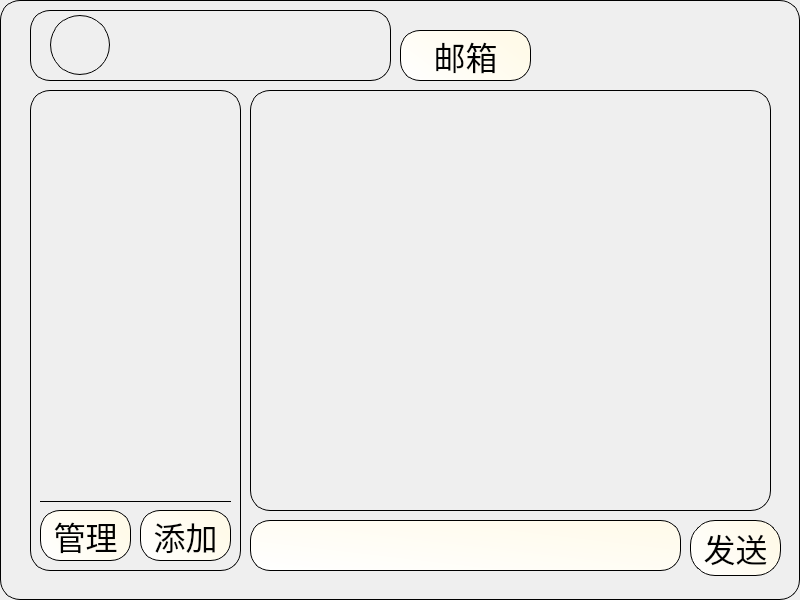
<?xml version="1.0" encoding="UTF-8"?>
<ui version="4.0">
 <class>Form_Main</class>
 <widget class="QWidget" name="Form_Main">
  <property name="geometry">
   <rect>
    <x>0</x>
    <y>0</y>
    <width>800</width>
    <height>600</height>
   </rect>
  </property>
  <property name="windowTitle">
   <string>Form</string>
  </property>
  <property name="styleSheet">
   <string notr="true">*{
	font: 700 30pt &quot;霞鹜文楷等宽&quot;;
}

.QWidget{
	border:1px solid black;
	border-radius: 20px;
}

.QGroupBox{
	border:1px solid black;
	border-radius: 20px;
}

QLabel{
	font:30pt;
	selection-color: rgb(0, 0, 0);
	selection-background-color: rgb(255, 250, 216);
}

QPushButton{
	font: 24pt;
	border:1px solid black;
	border-radius:25px;
	background-color: qlineargradient(spread:pad, x1:1, y1:0.5, x2:0, y2:1, stop:0 rgba(255, 250, 233, 255), stop:1 rgba(255, 255, 255, 255));
}
QPushButton:hover{
	font: 25pt;
	background-color: qlineargradient(spread:pad, x1:0.66, y1:0.66, x2:0, y2:0, stop:0 rgba(250, 249, 230, 255), stop:1 rgba(255, 255, 255, 255));
}
QPushButton:pressed{
	font: 25pt;
	border:1px solid rgba(100, 100, 100, 255);
	background-color: qlineargradient(spread:pad, x1:0.5, y1:0.5, x2:0, y2:0, stop:0 rgba(255, 244, 228, 255), stop:1 rgba(255, 255, 255, 255));
}

QComboBox{
	font: 30pt;
	border:1px solid black;
	border-radius:30px;
	padding-left:40px;
	padding-bottom:3px;
	background-color: qlineargradient(spread:pad, x1:1, y1:0.00568182, x2:0, y2:1, stop:0 rgba(255, 250, 233, 255), stop:1 rgba(255, 255, 255, 255));
}
QComboBox QAbstractItemView{
	outline: 0px solid black;
	border:1px solid grey;
	border-radius:10px;
	background-color: rgba(255, 255, 255, 0);
	selection-background-color :rgba(255, 255, 255, 0);
}
QComboBox QAbstractItemView:item{
	padding-left:40px;
	border:1px solid black;
	border-radius:20px;
	background-color: qlineargradient(spread:pad, x1:1, y1:0.00568182, x2:0, y2:1, stop:0 rgba(255, 250, 243, 255), stop:1 rgba(255, 255, 255, 255));
}
QComboBox QAbstractItemView::item:selected{
	color:black;
	background-color: qlineargradient(spread:pad, x1:1, y1:0.00568182, x2:0, y2:1, stop:0 rgba(255, 250, 233, 255), stop:1 rgba(255, 255, 255, 255));
}

QLineEdit{
	font: 20pt;
	border: 1px solid black;
	border-radius: 20px;
	background-color: qlineargradient(spread:pad, x1:1, y1:0.00568182, x2:0, y2:1, stop:0 rgba(255, 250, 233, 255), stop:1 rgba(255, 255, 255, 255));
	selection-color: rgb(0, 0, 0);
	selection-background-color: rgb(255, 250, 216);
	padding-left: 16px;
	padding-right: 16px;
}

QTextEdit{
	font: 20pt;
	border: 1px solid black;
	border-radius: 20px;
	background-color: qlineargradient(spread:pad, x1:1, y1:0.00568182, x2:0, y2:1, stop:0 rgba(255, 250, 233, 255), stop:1 rgba(255, 255, 255, 255));
	selection-color: rgb(0, 0, 0);
	selection-background-color: rgb(255, 250, 216);
	padding-left: 16px;
	padding-right: 16px;
	padding-top: 10px;
	padding-bottom: 10px;
}

QSpinBox{
	font: 26pt;
	border:1px solid black;
	border-radius:10px;
 	background-color: qlineargradient(spread:pad, x1:1, y1:0.5, x2:0, y2:1, stop:0 rgba(255, 250, 233, 255), stop:1 rgba(255, 255, 255, 255));
	selection-color: rgb(0, 0, 0);
	selection-background-color: qlineargradient(spread:pad, x1:1, y1:0.5, x2:0, y2:1, stop:0 rgba(255, 250, 233, 255), stop:1 rgba(255, 255, 255, 255));
}

QScrollArea{
	border: none;
	background-color: transparent;
}

QTextBrowser{
	border: 1px solid black;
	background-color: rgba( 245, 245, 245, 200 );
	selection-color: rgb(0, 0, 0);
	selection-background-color: rgb(255, 250, 216);
}</string>
  </property>
  <widget class="QLabel" name="background">
   <property name="geometry">
    <rect>
     <x>0</x>
     <y>0</y>
     <width>800</width>
     <height>600</height>
    </rect>
   </property>
   <property name="text">
    <string/>
   </property>
   <property name="pixmap">
    <pixmap resource="../Resource/resource.qrc">:/Image/background.jpg</pixmap>
   </property>
   <property name="scaledContents">
    <bool>true</bool>
   </property>
  </widget>
  <widget class="QWidget" name="Group_Friends" native="true">
   <property name="geometry">
    <rect>
     <x>30</x>
     <y>90</y>
     <width>211</width>
     <height>481</height>
    </rect>
   </property>
   <widget class="QPushButton" name="btn_makeFriends">
    <property name="geometry">
     <rect>
      <x>110</x>
      <y>420</y>
      <width>91</width>
      <height>51</height>
     </rect>
    </property>
    <property name="styleSheet">
     <string notr="true">border-radius: 20px;</string>
    </property>
    <property name="text">
     <string>添加</string>
    </property>
   </widget>
   <widget class="QPushButton" name="btn_myFriends">
    <property name="geometry">
     <rect>
      <x>10</x>
      <y>420</y>
      <width>91</width>
      <height>51</height>
     </rect>
    </property>
    <property name="styleSheet">
     <string notr="true">border-radius: 20px;</string>
    </property>
    <property name="text">
     <string>管理</string>
    </property>
   </widget>
   <widget class="Widget_FriendList" name="Group_FriendList" native="true">
    <property name="geometry">
     <rect>
      <x>0</x>
      <y>0</y>
      <width>211</width>
      <height>411</height>
     </rect>
    </property>
    <property name="styleSheet">
     <string notr="true">QWidget#Group_FriendList{
	border: none;
}</string>
    </property>
   </widget>
   <widget class="QLabel" name="line">
    <property name="geometry">
     <rect>
      <x>10</x>
      <y>411</y>
      <width>191</width>
      <height>1</height>
     </rect>
    </property>
    <property name="frameShape">
     <enum>QFrame::HLine</enum>
    </property>
    <property name="text">
     <string/>
    </property>
   </widget>
  </widget>
  <widget class="QWidget" name="Group_MyInfo" native="true">
   <property name="geometry">
    <rect>
     <x>30</x>
     <y>10</y>
     <width>361</width>
     <height>71</height>
    </rect>
   </property>
   <property name="styleSheet">
    <string notr="true">QLabel{
	border: 0px;
	border-radius: 30px;
}</string>
   </property>
   <widget class="QPushButton" name="btn_Info">
    <property name="geometry">
     <rect>
      <x>20</x>
      <y>5</y>
      <width>60</width>
      <height>60</height>
     </rect>
    </property>
    <property name="styleSheet">
     <string notr="true">background-color: transparent;
border-radius: 30px;</string>
    </property>
    <property name="text">
     <string/>
    </property>
   </widget>
   <widget class="QLabel" name="lb_name">
    <property name="geometry">
     <rect>
      <x>90</x>
      <y>0</y>
      <width>251</width>
      <height>71</height>
     </rect>
    </property>
    <property name="text">
     <string/>
    </property>
    <property name="alignment">
     <set>Qt::AlignCenter</set>
    </property>
   </widget>
   <widget class="QLabel" name="lb_head">
    <property name="geometry">
     <rect>
      <x>20</x>
      <y>5</y>
      <width>60</width>
      <height>60</height>
     </rect>
    </property>
    <property name="styleSheet">
     <string notr="true"/>
    </property>
    <property name="text">
     <string/>
    </property>
    <property name="scaledContents">
     <bool>true</bool>
    </property>
   </widget>
   <zorder>lb_name</zorder>
   <zorder>lb_head</zorder>
   <zorder>btn_Info</zorder>
  </widget>
  <widget class="QLineEdit" name="le_send">
   <property name="geometry">
    <rect>
     <x>250</x>
     <y>520</y>
     <width>431</width>
     <height>51</height>
    </rect>
   </property>
  </widget>
  <widget class="QPushButton" name="btn_send">
   <property name="geometry">
    <rect>
     <x>690</x>
     <y>520</y>
     <width>91</width>
     <height>56</height>
    </rect>
   </property>
   <property name="text">
    <string>发送</string>
   </property>
  </widget>
  <widget class="QPushButton" name="btn_mail">
   <property name="geometry">
    <rect>
     <x>400</x>
     <y>30</y>
     <width>131</width>
     <height>51</height>
    </rect>
   </property>
   <property name="styleSheet">
    <string notr="true">QPushButton{
	border-radius: 20px;
}</string>
   </property>
   <property name="text">
    <string>邮箱</string>
   </property>
  </widget>
  <widget class="Widget_Chat" name="Group_Chat" native="true">
   <property name="geometry">
    <rect>
     <x>250</x>
     <y>90</y>
     <width>521</width>
     <height>421</height>
    </rect>
   </property>
   <property name="styleSheet">
    <string notr="true"/>
   </property>
  </widget>
  <widget class="QWidget" name="widget" native="true">
   <property name="geometry">
    <rect>
     <x>0</x>
     <y>0</y>
     <width>800</width>
     <height>600</height>
    </rect>
   </property>
   <property name="styleSheet">
    <string notr="true">border: none;</string>
   </property>
  </widget>
 </widget>
 <customwidgets>
  <customwidget>
   <class>Widget_Chat</class>
   <extends>QWidget</extends>
   <header>Form/Form_Main/widget_chat.h</header>
   <container>1</container>
  </customwidget>
  <customwidget>
   <class>Widget_FriendList</class>
   <extends>QWidget</extends>
   <header>Form/Form_Main/widget_friendlist.h</header>
   <container>1</container>
  </customwidget>
 </customwidgets>
 <resources>
  <include location="../Resource/resource.qrc"/>
 </resources>
 <connections/>
</ui>
